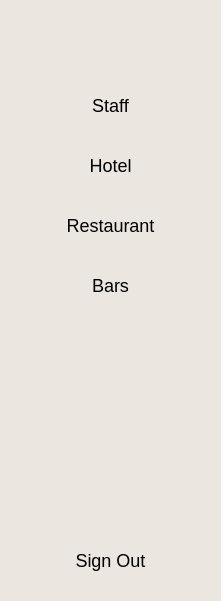
  <widget class="QFrame" name="sideNavBar">
   <property name="geometry">
    <rect>
     <x>0</x>
     <y>0</y>
     <width>221</width>
     <height>601</height>
    </rect>
   </property>
   <property name="styleSheet">
    <string notr="true">QFrame {
    background-color: #ebe6e0;  /* Light peach background */
    border-radius: 10px;        /* Optional: rounded corners */
}
</string>
   </property>
   <property name="frameShape">
    <enum>QFrame::Shape::StyledPanel</enum>
   </property>
   <property name="frameShadow">
    <enum>QFrame::Shadow::Raised</enum>
   </property>
   <widget class="QPushButton" name="pushButton">
    <property name="geometry">
     <rect>
      <x>0</x>
      <y>80</y>
      <width>221</width>
      <height>51</height>
     </rect>
    </property>
    <property name="styleSheet">
     <string notr="true">QPushButton {
    background-color: #ebe6e0;           /* Base background color */
    border-radius: 0px;                  /* Rounded corners */
    padding: 8px 16px;                   /* Padding for a neat button */
    color: black;                      /* Text color */
	font: 500 8pt &quot;Arial&quot;;
    font-size: 18px;                     /* Font size */
}

QPushButton:hover {
    background-color: #d3c4b5;           /* Change background on hover */
    border-right: 4px solid #9a7e6a;     /* Change right border on hover */
}

QPushButton:pressed {
    background-color: #b5a89a;           /* Change background on click */
    border-right: 4px solid #8a6e5a;     /* Change right border on click */
}
</string>
    </property>
    <property name="text">
     <string>Staff</string>
    </property>
    <property name="icon">
     <iconset>
      <normaloff>assets/grouping.png</normaloff>assets/grouping.png</iconset>
    </property>
   </widget>
   <widget class="QPushButton" name="pushButton_2">
    <property name="geometry">
     <rect>
      <x>0</x>
      <y>140</y>
      <width>221</width>
      <height>51</height>
     </rect>
    </property>
    <property name="styleSheet">
     <string notr="true">QPushButton {
    background-color: #ebe6e0;           /* Base background color */
    border-radius: 0px;                  /* Rounded corners */
    padding: 8px 16px;                   /* Padding for a neat button */
    color: black;                      /* Text color */
	font: 500 8pt &quot;Arial&quot;;
    font-size: 18px;                     /* Font size */
}

QPushButton:hover {
    background-color: #d3c4b5;           /* Change background on hover */
    border-right: 4px solid #9a7e6a;     /* Change right border on hover */
}

QPushButton:pressed {
    background-color: #b5a89a;           /* Change background on click */
    border-right: 4px solid #8a6e5a;     /* Change right border on click */
}
</string>
    </property>
    <property name="text">
     <string>Hotel</string>
    </property>
    <property name="icon">
     <iconset>
      <normaloff>assets/room-service (1).png</normaloff>assets/room-service (1).png</iconset>
    </property>
   </widget>
   <widget class="QPushButton" name="pushButton_3">
    <property name="geometry">
     <rect>
      <x>0</x>
      <y>200</y>
      <width>221</width>
      <height>51</height>
     </rect>
    </property>
    <property name="styleSheet">
     <string notr="true">QPushButton {
    background-color: #ebe6e0;           /* Base background color */
    border-radius: 0px;                  /* Rounded corners */
    padding: 8px 16px;                   /* Padding for a neat button */
    color: black;                      /* Text color */
	font: 500 8pt &quot;Arial&quot;;
    font-size: 18px;                     /* Font size */
}

QPushButton:hover {
    background-color: #d3c4b5;           /* Change background on hover */
    border-right: 4px solid #9a7e6a;     /* Change right border on hover */
}

QPushButton:pressed {
    background-color: #b5a89a;           /* Change background on click */
    border-right: 4px solid #8a6e5a;     /* Change right border on click */
}
</string>
    </property>
    <property name="text">
     <string>Restaurant</string>
    </property>
    <property name="icon">
     <iconset>
      <normaloff>assets/covered-food-tray-on-a-hand-of-hotel-room-service.png</normaloff>assets/covered-food-tray-on-a-hand-of-hotel-room-service.png</iconset>
    </property>
   </widget>
   <widget class="QPushButton" name="pushButton_4">
    <property name="geometry">
     <rect>
      <x>0</x>
      <y>520</y>
      <width>221</width>
      <height>81</height>
     </rect>
    </property>
    <property name="styleSheet">
     <string notr="true">QPushButton {
    background-color: #ebe6e0;           /* Base background color */
    border-radius: 0px;                  /* Rounded corners */
    padding: 8px 16px;                   /* Padding for a neat button */
    color: black;                      /* Text color */
	font: 500 8pt &quot;Arial&quot;;
    font-size: 18px;                     /* Font size */
}

QPushButton:hover {
    background-color: #d3c4b5;           /* Change background on hover */
    border-top: 4px solid #9a7e6a;     /* Change right border on hover */
}

QPushButton:pressed {
    background-color: #b5a89a;           /* Change background on click */
    border-top: 4px solid #8a6e5a;     /* Change right border on click */
}
</string>
    </property>
    <property name="text">
     <string>Sign Out</string>
    </property>
    <property name="icon">
     <iconset>
      <normaloff>assets/checkout.png</normaloff>assets/checkout.png</iconset>
    </property>
   </widget>
   <widget class="QPushButton" name="pushButton_5">
    <property name="geometry">
     <rect>
      <x>0</x>
      <y>260</y>
      <width>221</width>
      <height>51</height>
     </rect>
    </property>
    <property name="styleSheet">
     <string notr="true">QPushButton {
    background-color: #ebe6e0;           /* Base background color */
    border-radius: 0px;                  /* Rounded corners */
    padding: 8px 16px;                   /* Padding for a neat button */
    color: black;                      /* Text color */
	font: 500 8pt &quot;Arial&quot;;
    font-size: 18px;                     /* Font size */
}

QPushButton:hover {
    background-color: #d3c4b5;           /* Change background on hover */
    border-right: 4px solid #9a7e6a;     /* Change right border on hover */
}

QPushButton:pressed {
    background-color: #b5a89a;           /* Change background on click */
    border-right: 4px solid #8a6e5a;     /* Change right border on click */
}
</string>
    </property>
    <property name="text">
     <string>Bars</string>
    </property>
    <property name="icon">
     <iconset>
      <normaloff>assets/bar-counter.png</normaloff>assets/bar-counter.png</iconset>
    </property>
   </widget>
   <widget class="QLabel" name="label">
    <property name="geometry">
     <rect>
      <x>70</x>
      <y>10</y>
      <width>81</width>
      <height>71</height>
     </rect>
    </property>
    <property name="text">
     <string/>
    </property>
    <property name="pixmap">
     <pixmap>assets/building.png</pixmap>
    </property>
   </widget>
  </widget>
